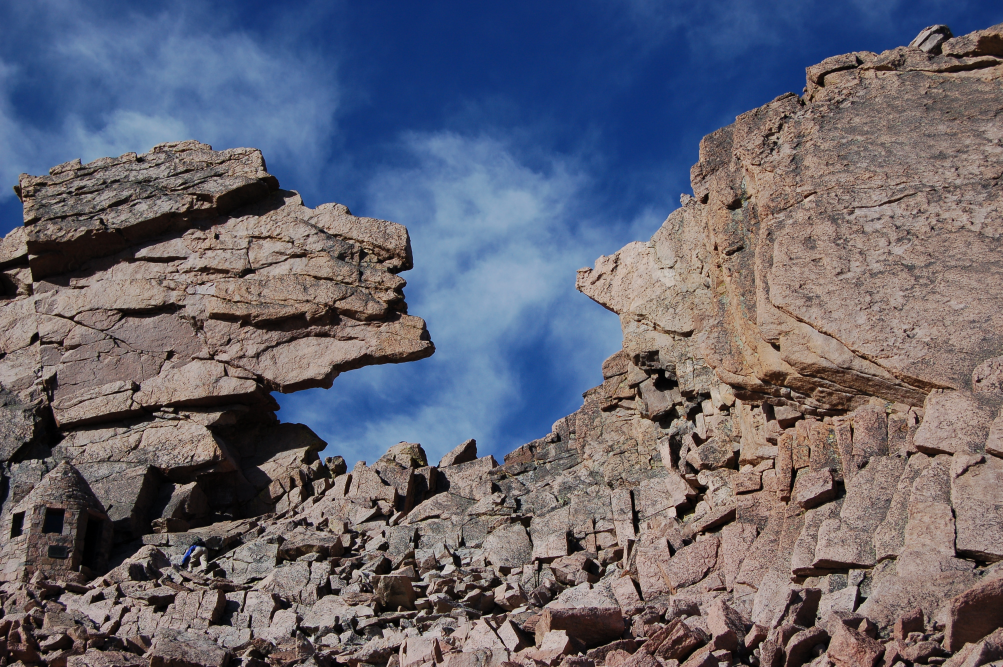
#> input picture DSC_0107.JPG, 3008 x 2000 px (shown at 1/3 size)
$ python main.py
#> lines starting #> are read from the running program, lines starting #| are printed output that depends on the picture
import numpy as np
import cv2

img = cv2.imread('DSC_0107.JPG',0)
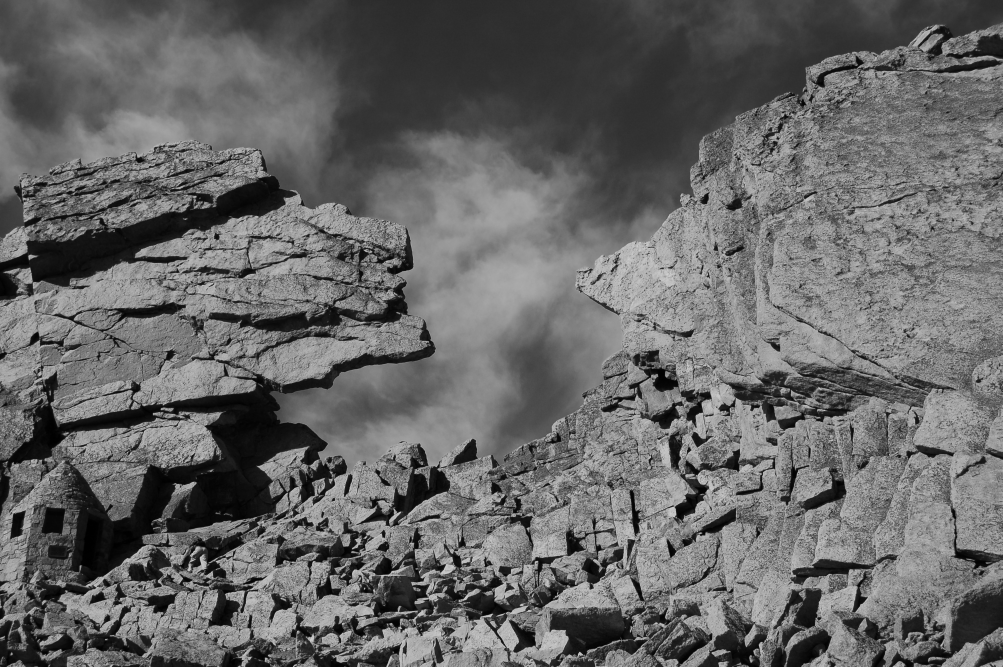
#> img: shape (2000, 3008) (shown at 1/3 size); min 0, max 216, mean 102.8
cv2.namedWindow("image", cv2.WINDOW_NORMAL)
cv2.imshow('image',img)
height, width = img.shape
#> height = 2000; width = 3008
cv2.resizeWindow('image',width/4,height/4)
cv2.waitKey(0)
cv2.destroyAllWindows()
